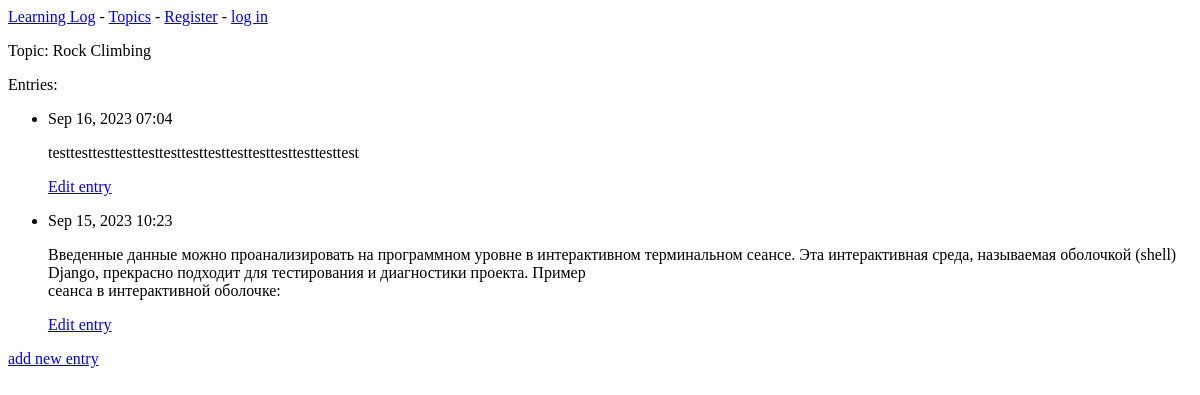
Page /topics/2/ on the earlier database version.
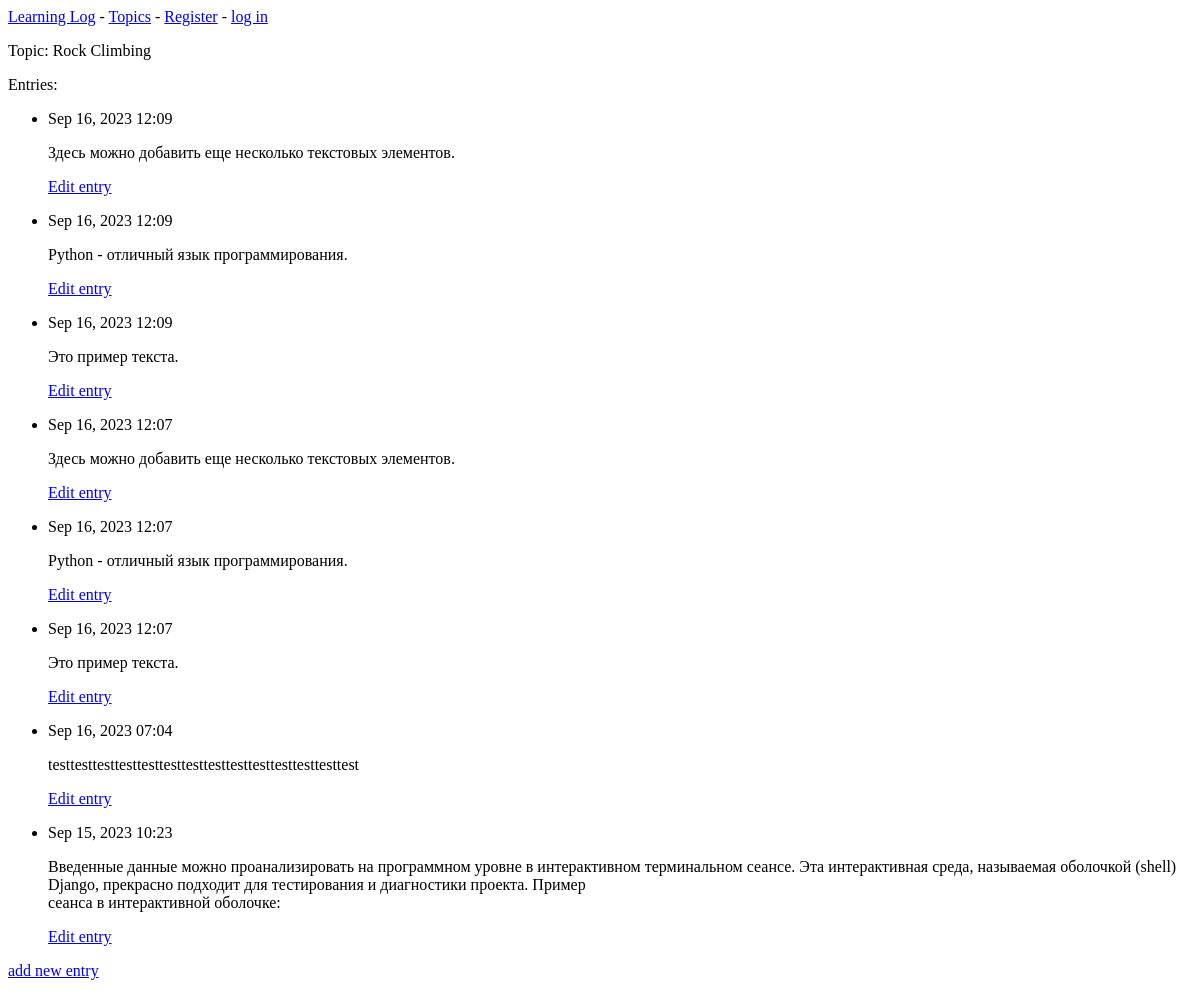
Same page on the later database version.
### learning_logs/models.py (models this page shows, shortened)
class Topic(models.Model):
    text = models.CharField(max_length=200)
    date_added = models.DateTimeField(auto_now_add=True)
    def __str__(self):
        return self.text

class Entry(models.Model):
    topic = models.ForeignKey(Topic, on_delete=models.CASCADE)
    text = models.TextField(default='')
    date_added = models.DateTimeField(auto_now_add=True)
    class Meta:
        verbose_name_plural = 'entries'

### learning_logs/views.py (the view)
# urls.py: path('topics/<int:topic_id>/', views.topic, name='topic'),
def topic(request, topic_id):
    topic = Topic.objects.get(id=topic_id)
    entries = topic.entry_set.order_by('-date_added')
    if entries:
        context = {'topic': topic, 'entries': entries}
        return render(request, 'learning_logs/topic.html', context)
    else:
        messages.info(request, 'записей нет')
        return render(request, 'learning_logs/new_entry.html')

### learning_logs/templates/learning_logs/topic.html (shortened to what this page needs)
{% extends 'learning_logs/base.html' %}
{% block content %}
<p>Topic: {{ topic }}</p>
<p>Entries:</p>
<ul>
  {% for entry in entries %}
  <li>
    <p>{{ entry.date_added|date:'M d, Y H:i' }}</p>
    <p>{{ entry.text|linebreaks }}</p>
      <p><a href="{% url 'learning_logs:edit_entry' entry.id %}">Edit entry</a></p>
  </li>
  {% empty %}
    <li>There are no entries for this topic yet.</li>
<p><a href="{% url 'learning_logs:edit_entry' entry.id %}">Edit entry</a></p>
    {% endfor %}
 </ul>
<p>
    <a href="{% url 'learning_logs:new_entry' topic.id %}">add new entry</a>
</p>
 {% endblock content %}

### learning_logs/templates/learning_logs/base.html
<p>
  <a href="{% url 'learning_logs:index' %}">Learning Log</a> -
  <a href="{% url 'learning_logs:topics' %}">Topics</a> -
  {% if user.is_authenticated %}
    Hello, {{ user.username }}
    <a href="{% url 'users:test' %}">log out</a>
  {% else %}
  <a href="{% url 'users:register' %}">Register</a> -
    <a href="{% url 'users:login' %}">log in</a>
  {% endif %}
</p>
{% block content %}{% endblock content %}

Differences in the rows shown:
added Entry: date_added "Sep 16, 2023 12:09", text "Здесь можно добавить еще несколько текстовых элементов."
added Entry: date_added "Sep 16, 2023 12:09", text "Python - отличный язык программирования."
added Entry: date_added "Sep 16, 2023 12:09", text "Это пример текста."
added Entry: date_added "Sep 16, 2023 12:07", text "Здесь можно добавить еще несколько текстовых элементов."
added Entry: date_added "Sep 16, 2023 12:07", text "Python - отличный язык программирования."
added Entry: date_added "Sep 16, 2023 12:07", text "Это пример текста."
